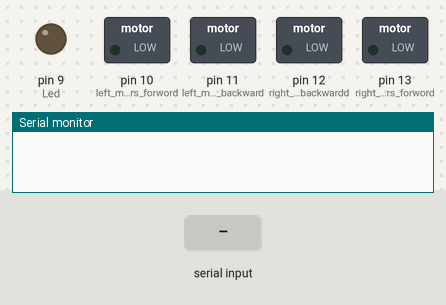
Simulated run of this sketch. Board: Arduino Uno, built with avr-gcc and run on an emulated ATmega328P. Parts: switched loads named in the sketch (green lamp = pin HIGH), output pins drawn as LEDs (lit = HIGH), the last lines printed to the serial monitor. The test bench sets the inputs (shaded band).

Above: at 1.2 s.
1.3 s: "F" received over Serial
At 2.6 s:
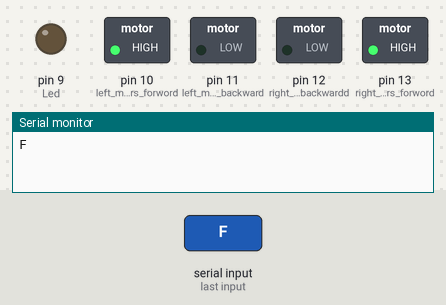
2.9 s: "B" received over Serial
At 3.8 s:
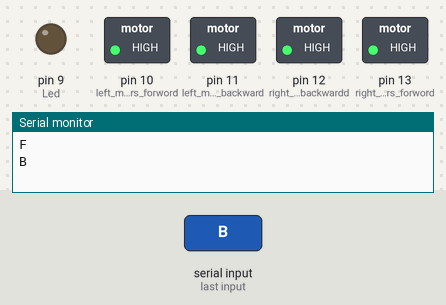
Timing chart, 0 to 5.9 s (numbered marks = the images above; inputs shaded):
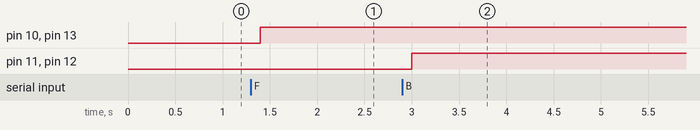

The sketch:

sketch_apr28a.ino
```cpp
char t;
byte recievedData;

void setup() {
pinMode(13,OUTPUT);   //right motors forword
pinMode(12,OUTPUT);   //right motors backwardd
pinMode(11,OUTPUT);   //left motors backward
pinMode(10,OUTPUT);   //left motors forword
pinMode(9,OUTPUT);   //Led
Serial.begin(9600);

}

void loop() {
if(Serial.available()){
  t = Serial.read();

  Serial.println(t);
}

if(t == 'F'){            //move forward(all motors rotate in forward direction)
  digitalWrite(10,HIGH);
 digitalWrite(13,HIGH);
}

else if(t == 'B'){      //move reverse (all motors rotate in reverse direction)
digitalWrite(11,HIGH);
digitalWrite(12,HIGH);
}

else if(t == 'L'){      //turn right (left side motors rotate in forward direction, right side motors doesn't rotate)
  digitalWrite(10,HIGH);
}

else if(t == 'R'){      //turn left (right side motors rotate in forward direction, left side motors doesn't rotate)
 digitalWrite(13,HIGH);
}


else if(t == 'O'){      //STOP (all motors stop)
  digitalWrite(13,LOW);
  digitalWrite(12,LOW);
  digitalWrite(11,LOW);
  digitalWrite(10,LOW);
}


delay(100);
}
```

Measured:
- after the input at 1.3 s, pin 10 (left_motors_forword), pin 13 (right_motors_forword): LOW → HIGH after 0.10 s
- after the input at 2.9 s, pin 11 (left_motors_backward), pin 12 (right_motors_backwardd): LOW → HIGH after 0.10 s
